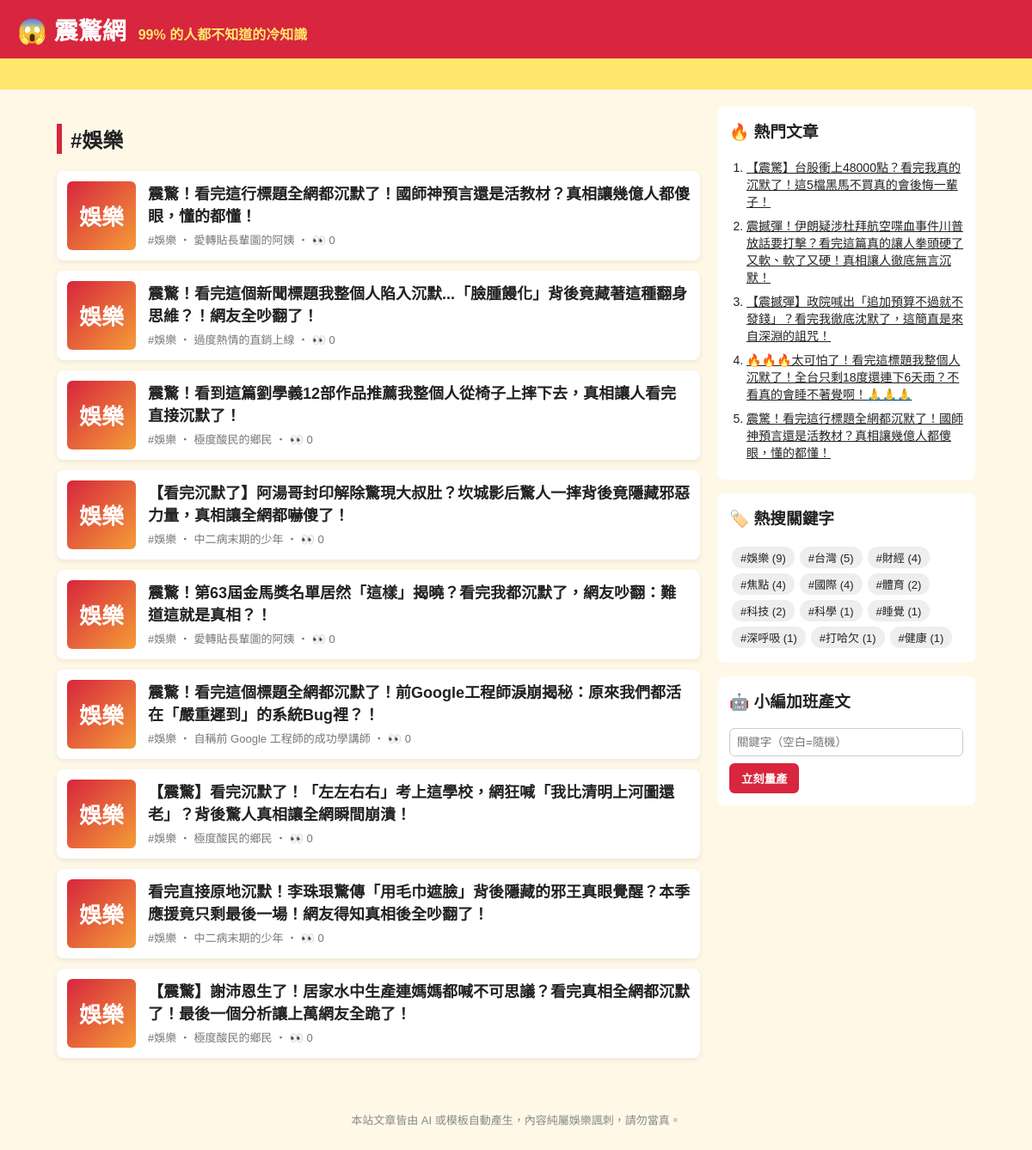
/tag/娛樂/, run on an earlier commit of the app's database.
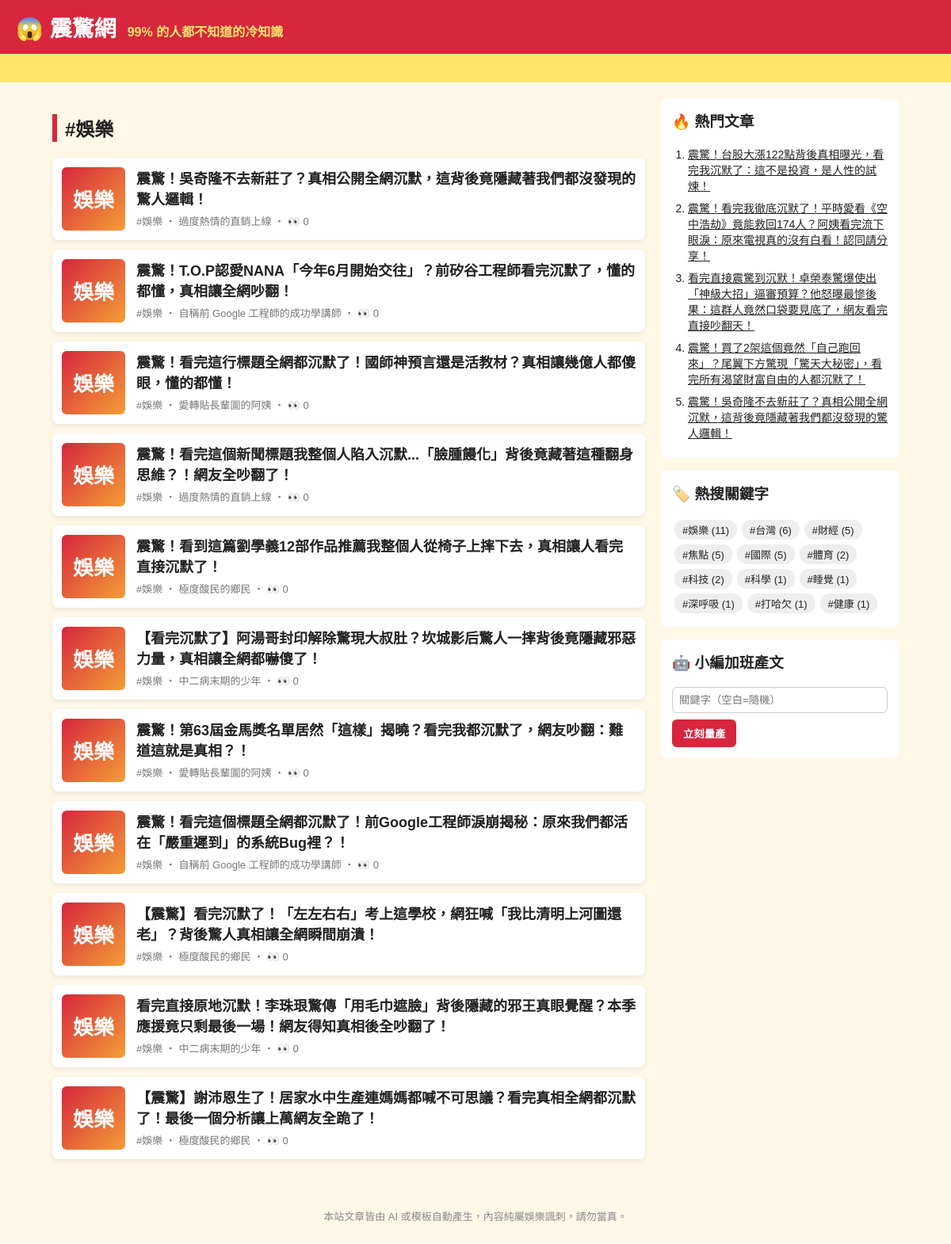
And on a later commit of the database.
### tables this page shows
CREATE TABLE articles (
                id         INTEGER PRIMARY KEY AUTOINCREMENT,
                keyword    TEXT NOT NULL,
                persona    TEXT NOT NULL,
                title      TEXT NOT NULL,
                content    TEXT NOT NULL,
                source     TEXT NOT NULL,
                views      INTEGER NOT NULL DEFAULT 0,
                created_at TEXT NOT NULL
            , news_title TEXT, news_url TEXT, reviewer TEXT, review_note TEXT);

### app.py (the view)
@app.route("/tag/<keyword>/")
def tag(keyword):
    return render_template("index.html", articles=db.list_articles(keyword=keyword), heading=f"#{keyword}")

### app.py (called while the page is built)
@app.context_processor
def sidebar():
    return {"hot": db.hot_articles(), "tags": db.keywords(), "static_site": app.config["STATIC_SITE"]}

### db.py (called while the page is built)
def connect():
    conn = sqlite3.connect(DB_PATH)
    conn.row_factory = sqlite3.Row
    return conn

def list_articles(limit=50, keyword=None):
    with connect() as conn:
        if keyword:
            return conn.execute(
                "SELECT * FROM articles WHERE keyword = ? ORDER BY id DESC LIMIT ?", (keyword, limit)
            ).fetchall()
        return conn.execute("SELECT * FROM articles ORDER BY id DESC LIMIT ?", (limit,)).fetchall()

def hot_articles(limit=5):
    with connect() as conn:
        return conn.execute("SELECT * FROM articles ORDER BY views DESC, id DESC LIMIT ?", (limit,)).fetchall()

def keywords():
    with connect() as conn:
        return conn.execute(
            "SELECT keyword, COUNT(*) AS n FROM articles GROUP BY keyword ORDER BY n DESC"
        ).fetchall()

### templates/index.html
{% extends "base.html" %}
{% block content %}
<h2 class="heading">{{ heading }}</h2>
{% for a in articles %}
  <a class="card" href="{{ url_for('article', article_id=a.id) }}">
    <div class="thumb">{{ a.keyword[:2] }}</div>
    <div>
      <h3>{{ a.title }}</h3>
      <p class="meta">#{{ a.keyword }} ‧ {{ a.persona }}{% if not static_site %} ‧ 👀 {{ a.views }}{% endif %}</p>
    </div>
  </a>
{% else %}
  <p class="empty">還沒有文章。執行 <code>python generator.py -n 5</code> 或用右邊按鈕開始量產。</p>
{% endfor %}
{% endblock %}

### templates/base.html (shortened to what this page needs)
<!doctype html>
<html lang="zh-Hant">
<head>
  <link rel="stylesheet" href="{{ url_for('static', filename='style.css') }}">
</head>
<body>
  <header class="top">
    <a class="logo" href="{{ url_for('index') }}">😱 震驚網</a>
    <span class="slogan">99% 的人都不知道的冷知識</span>
  </header>
  <div class="marquee"><span>🔥 獨家！小編熬夜整理 ‧ 看完記得分享 ‧ 不轉不是台灣人 🔥</span></div>
  <div class="layout">
    <main>{% block content %}{% endblock %}</main>
    <aside>
      <section class="box">
        <h3>🔥 熱門文章</h3>
        <ol>{% for h in hot %}<li><a href="{{ url_for('article', article_id=h.id) }}">{{ h.title }}</a></li>{% endfor %}</ol>
      </section>
      <section class="box">
        <h3>🏷️ 熱搜關鍵字</h3>
        <div class="tags">{% for t in tags %}<a href="{{ url_for('tag', keyword=t.keyword) }}">#{{ t.keyword }} ({{ t.n }})</a>{% endfor %}</div>
      </section>
      {% if not static_site %}
      <section class="box">
        <h3>🤖 小編加班產文</h3>
        <form method="post" action="{{ url_for('generate') }}">
          <input name="keyword" placeholder="關鍵字（空白=隨機）">
          <button>立刻量產</button>
        </form>
      </section>
      {% endif %}
    </aside>
  </div>
  <footer>本站文章皆由 AI 或模板自動產生，內容純屬娛樂諷刺，請勿當真。</footer>
</body>
</html>

### static/style.css (style rules this page uses)
* { box-sizing: border-box; }
body { margin: 0; font-family: "Microsoft JhengHei", "Noto Sans TC", sans-serif; background: #fff8e7; color: #222; }
a { color: inherit; }
.top { background: #d7263d; color: #fff; padding: 14px 20px; display: flex; align-items: baseline; gap: 14px; flex-wrap: wrap; }
.logo { font-size: 28px; font-weight: 900; text-decoration: none; }
.slogan { color: #ffe66d; font-weight: bold; }
.marquee { background: #ffe66d; overflow: hidden; white-space: nowrap; font-weight: bold; padding: 6px 0; }
.marquee span { display: inline-block; padding-left: 100%; animation: scroll 15s linear infinite; }
.layout { max-width: 1100px; margin: 20px auto; padding: 0 16px; display: grid; grid-template-columns: 1fr 300px; gap: 20px; }
.heading { border-left: 6px solid #d7263d; padding-left: 10px; }
.card { display: flex; gap: 14px; background: #fff; border-radius: 8px; padding: 12px; margin-bottom: 12px; text-decoration: none; box-shadow: 0 2px 6px rgba(0,0,0,.08); }
.card h3 { margin: 0 0 6px; font-size: 18px; }
.thumb { flex: 0 0 80px; height: 80px; border-radius: 6px; background: linear-gradient(135deg, #d7263d, #f49d37); color: #fff; font-size: 26px; font-weight: 900; display: grid; place-items: center; }
.meta { color: #777; font-size: 13px; margin: 0; }
.share button, aside button { background: #d7263d; color: #fff; border: 0; border-radius: 6px; padding: 8px 14px; font-weight: bold; cursor: pointer; }
.box { background: #fff; border-radius: 8px; padding: 14px; margin-bottom: 16px; }
.box h3 { margin-top: 0; }
.box ol { padding-left: 20px; margin: 0; }
.box li { margin-bottom: 8px; font-size: 14px; }
.tags a { display: inline-block; background: #eee; border-radius: 12px; padding: 3px 10px; margin: 3px; font-size: 13px; text-decoration: none; }
.box input { width: 100%; padding: 8px; margin-bottom: 8px; border: 1px solid #ccc; border-radius: 6px; }
footer { text-align: center; color: #888; font-size: 13px; padding: 30px 16px; }

What changed in the data, as far as the page shows it:
no longer on one of the page's lists (row unchanged): articles: title "震驚！看完這行標題全網都沉默了！國師神預言還是活教材？真相讓幾億人都傻眼，懂的都懂！"
no longer on this page (row unchanged): articles: title "【震驚】台股衝上48000點？看完我真的沉默了！這5檔黑馬不買真的會後悔一輩子！", shown under "🔥 熱門文章"
no longer on this page (row unchanged): articles: title "震撼彈！伊朗疑涉杜拜航空喋血事件川普放話要打擊？看完這篇真的讓人拳頭硬了又軟、軟了又硬！真相讓人徹底無言沉默！", shown under "🔥 熱門文章"
no longer on this page (row unchanged): articles: title "【震撼彈】政院喊出「追加預算不過就不發錢」？看完我徹底沈默了，這簡直是來自深淵的詛咒！", shown under "🔥 熱門文章"
no longer on this page (row unchanged): articles: title "🔥🔥🔥太可怕了！看完這標題我整個人沉默了！全台只剩18度還連下6天雨？不看真的會睡不著覺啊！🙏🙏🙏", shown under "🔥 熱門文章"
added articles: keyword "娛樂", title "震驚！吳奇隆不去新莊了？真相公開全網沉默，這背後竟隱藏著我們都沒發現的驚人邏輯！", persona "過度熱情的直銷上線", views "0"
added articles: keyword "娛樂", title "震驚！T.O.P認愛NANA「今年6月開始交往」？前矽谷工程師看完沉默了，懂的都懂，真相讓全網吵翻！", persona "自稱前 Google 工程師的成功學講師", views "0", shown under "#娛樂"
added articles: title "震驚！台股大漲122點背後真相曝光，看完我沉默了：這不是投資，是人性的試煉！", shown under "🔥 熱門文章"
added articles: title "震驚！看完我徹底沉默了！平時愛看《空中浩劫》竟能救回174人？阿姨看完流下眼淚：原來電視真的沒有白看！認同請分享！", shown under "🔥 熱門文章"
added articles: title "看完直接震驚到沉默！卓榮泰驚爆使出「神級大招」逼審預算？他怒曝最慘後果：這群人竟然口袋要見底了，網友看完直接吵翻天！", shown under "🔥 熱門文章"
added articles: title "震驚！買了2架這個竟然「自己跑回來」？尾翼下方驚現「驚天大秘密」，看完所有渴望財富自由的人都沉默了！", shown under "🔥 熱門文章"
Also different on the page:
new list line: "# 娛樂 ( 11 )"
new list line: "# 台灣 ( 6 )"
new list line: "# 財經 ( 5 )"
new list line: "# 焦點 ( 5 )"
new list line: "# 國際 ( 5 )"
list line gone: "# 娛樂 ( 9 )"
list line gone: "# 台灣 ( 5 )"
list line gone: "# 財經 ( 4 )"
list line gone: "# 焦點 ( 4 )"
list line gone: "# 國際 ( 4 )"
